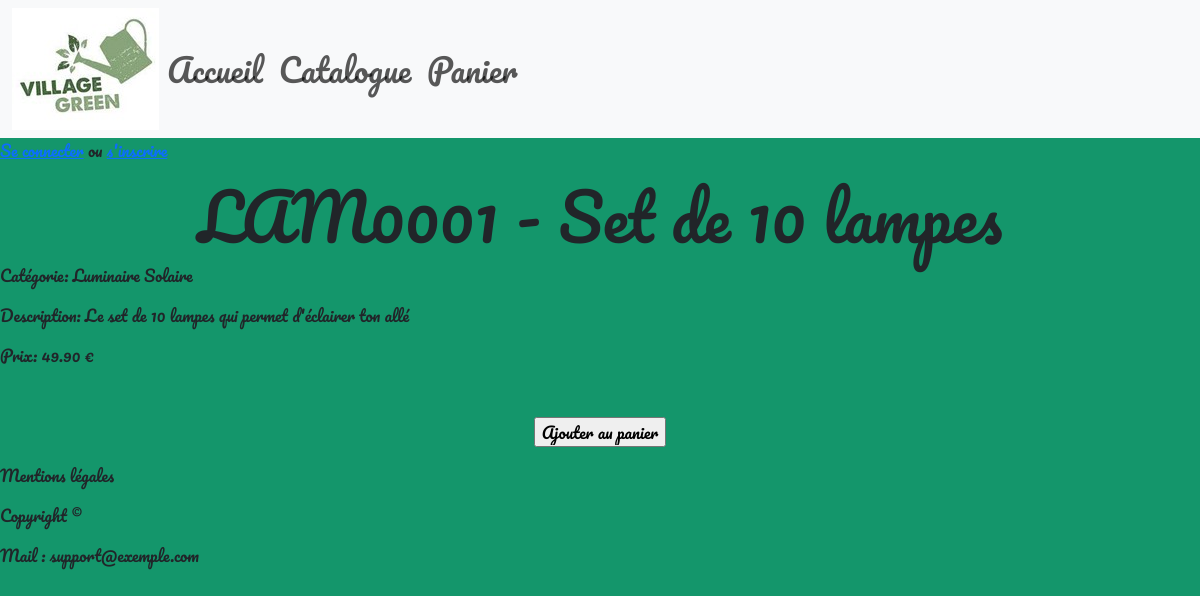
/03-PHP/GreenGarden/GreenGarden_Severine/consult_produit.php?id=5, run on the app's committed database.
### tables this page shows
CREATE TABLE `t_d_produit` (
  `Id_Produit` int(11) NOT NULL,
  `Taux_TVA` decimal(15,2) NOT NULL,
  `Nom_Long` varchar(250) NOT NULL,
  `Nom_court` varchar(50) NOT NULL,
  `Ref_fournisseur` varchar(250) NOT NULL,
  `Photo` varchar(250) DEFAULT NULL,
  `Prix_Achat` decimal(15,2) NOT NULL,
  `Id_Fournisseur` int(11) NOT NULL,
  `Id_Categorie` int(11) NOT NULL
);

CREATE TABLE `t_d_categorie` (
  `Id_Categorie` int(11) NOT NULL,
  `Libelle` varchar(50) NOT NULL,
  `Id_Categorie_Parent` int(11) DEFAULT NULL
);

### 03-PHP/GreenGarden/GreenGarden_Severine/dao.php (called while the page is built, shortened)
<?php
class dao
{
    private $db_host;
    private $db_name;
    private $db_user;
    private $db_password;
    public function __construct($_dbhost, $_dbname)
    {
        $this->db_host = $_dbhost;
        $this->db_name = $_dbname;
        if ($this->db_name == "greengarden") {
            $this->db_user = 'root';
            $this->db_password = '';
        }
        else {
            $this->db_user = 'root';
            $this->db_password = '';
        }
    }
    public function connect()
    {
        $dsn = "mysql:host={$this->db_host};dbname={$this->db_name};charset=utf8mb4";
        $options = [
            PDO::ATTR_ERRMODE => PDO::ERRMODE_EXCEPTION,
            PDO::ATTR_DEFAULT_FETCH_MODE => PDO::FETCH_ASSOC,
            PDO::ATTR_EMULATE_PREPARES => false,
        ];
        return new PDO($dsn, $this->db_user, $this->db_password, $options);
    }
    public function select($table, $where = '', $params = array(), $order_by = '', $limit = '')
    {
        $sql = "SELECT * FROM $table";
        if (!empty($where)) {
            $sql .= " WHERE $where";
        }
        $stmt = $this->connect()->prepare($sql);
        $stmt->execute($params);
        return $stmt->fetchAll(PDO::FETCH_ASSOC);
    }
}

### 03-PHP/GreenGarden/GreenGarden_Severine/produit.php (called while the page is built, shortened)
<?php
require_once 'dao.php';
class Produit
{
    private $dao;
    public function __construct()
    {
        $this->dao = new dao("localhost","greengarden");
    }
    public function getProduitById($id)
    {
        $params = array(
            ':id' => $id
        );
        return $this->dao->select("t_d_produit","id_produit = :id", $params);
    }
}

### 03-PHP/GreenGarden/GreenGarden_Severine/categorie.php (called while the page is built, shortened)
<?php
require_once 'dao.php';
class Categorie
{
    private $dao;
    public function __construct()
    {
        $this->dao = new dao("localhost", "greengarden");
    }
    public function getCategorieById($idcat)
    {
        $params = array(
            ':idcat' => $idcat
        );
        return $this->dao->select("t_d_categorie", "Id_Categorie = :idcat", $params);
    }
}

### 03-PHP/GreenGarden/GreenGarden_Severine/consult_produit.php (the view, shortened to what this page needs)
<?php
require 'produit.php';
 include 'header.php';
require 'categorie.php';
if (isset($_GET['id'])) {
    $id_produit = $_GET['id'];
    try {
        $p = new Produit();
        $produit = $p->getProduitById($id_produit)[0];
        $c = new Categorie();
        $categorie = $c->getCategorieById($produit['Id_Categorie'])[0];
    } catch (PDOException $e) {
        echo
        "Erreur: " . $e->getMessage();
        exit();
    }
} else {
    echo "Produit non spécifié";
    exit;
}
?>
<!DOCTYPE html>
<html>
<head>
</head>
<body>
    <h1><?php echo $produit['Ref_fournisseur'] . " - " . $produit['Nom_court']; ?></h1>
    <p>Catégorie: <?php echo $categorie['Libelle']; ?> </p>
    <p>Description: <?php echo $produit['Nom_Long']; ?></p>
    <p>Prix: <?php echo $produit['Prix_Achat']; ?> €</p>
    <form method="POST" action="ajout_panier.php">
        <input type="submit" value="Ajouter au panier">
    </form>
</body>
</html>
<?php include 'footer.php'; ?>

### 03-PHP/GreenGarden/GreenGarden_Severine/style/style.css (style rules this page uses)
body { background-color: rgb(20, 150, 107); font-family: 'Pacifico', cursive; }
form { text-align:center; margin-top: 50px; }
h1 { text-align: center; font-size: 4em; }

### data on the page
t_d_produit: Ref_fournisseur "LAM0001", Nom_court "Set de 10 lampes", Nom_Long "Le set de 10 lampes qui permet d'éclairer ton allé", Prix_Achat "49.90"
t_d_categorie: Libelle "Luminaire Solaire"
